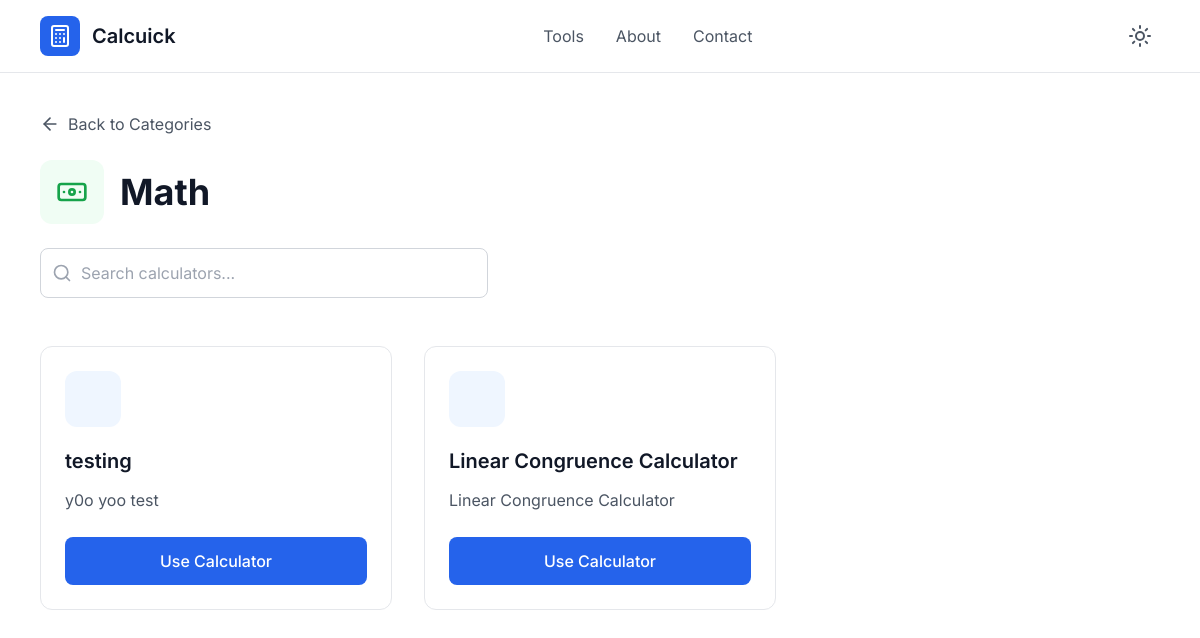
/category/Math/, run on an earlier commit of the app's database.
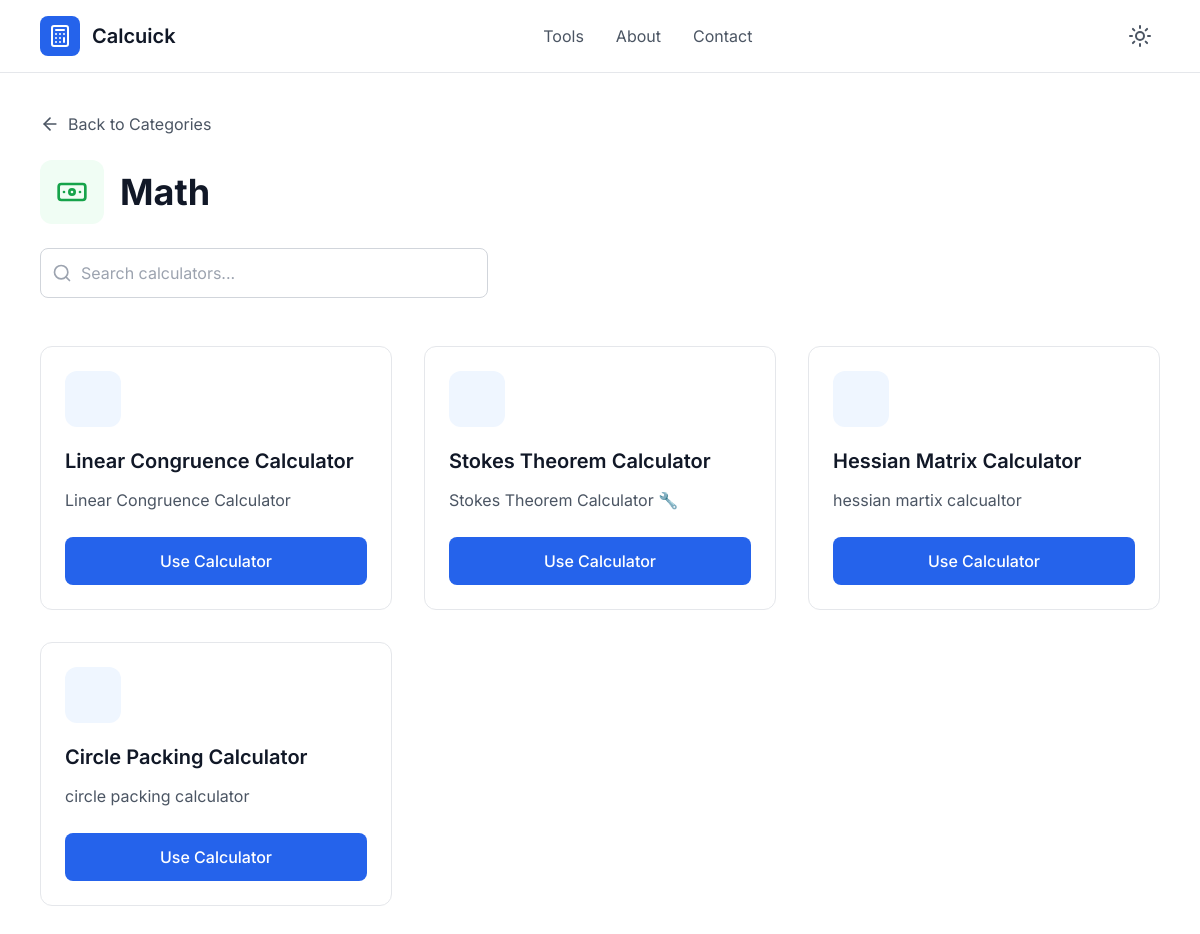
And on a later commit of the database.
### calculators/models.py (models this page shows, shortened)
class Calculator(models.Model):
    category = models.ForeignKey(Category, on_delete=models.CASCADE, related_name='calculators')
    name = models.CharField(max_length=150)
    slug = models.SlugField(unique=True)
    description = models.TextField(blank=True)

### calculators/views.py (the view)
# urls.py: path('category/<slug:slug>/', views.calculator_list, name='calculator_list'),
def calculator_list(request, slug):
    category = get_object_or_404(Category, name=slug)
    calculators = category.calculators.all()
    return render(request, 'calculators/calculator_list.html', {'category': category, 'calculators': calculators})

### calculators/templates/calculators/calculator_list.html (shortened to what this page needs)
{% extends 'base.html' %}
{% block body %}
    <main class="max-w-6xl mx-auto px-4 py-8">
        <div class="mb-6">
            <button onclick="window.history.back()" class="flex items-center space-x-2 text-gray-600 dark:text-gray-300 hover:text-gray-900 dark:hover:text-white transition-colors">
                <i data-lucide="arrow-left" class="w-5 h-5"></i>
                <span>Back to Categories</span>
            </button>
        </div>
        <div class="mb-12">
            <div class="flex items-center space-x-4 mb-6">
                <div class="w-16 h-16 bg-green-50 dark:bg-green-900/30 rounded-xl flex items-center justify-center">
                    <i data-lucide="banknote" class="w-8 h-8 text-green-600 dark:text-green-400"></i>
                </div>
                <div>
                    <h1 class="text-3xl md:text-4xl font-bold text-gray-900 dark:text-white">{{ category.name }}</h1>
                </div>
            </div>
            <div class="max-w-md">
                <div class="relative">
                    <i data-lucide="search" class="absolute left-3 top-1/2 transform -translate-y-1/2 w-5 h-5 text-gray-400"></i>
                    <input type="text" id="search-input" placeholder="Search calculators..." class="w-full pl-10 pr-4 py-3 border border-gray-300 dark:border-gray-600 rounded-lg bg-white dark:bg-gray-800 text-gray-900 dark:text-white focus:outline-none focus:ring-2 focus:ring-blue-500 focus:border-transparent">
                </div>
            </div>
        </div>
        <div id="calculators-grid" class="grid grid-cols-1 md:grid-cols-2 lg:grid-cols-3 gap-8">
          {% for calculator in calculators %}
          <a href="{% url 'calculator_detail' calculator.slug %}">
            <div class="calculator-card bg-white dark:bg-gray-800 border border-gray-200 dark:border-gray-700 rounded-xl p-6 hover:shadow-lg hover:border-blue-300 dark:hover:border-blue-600 transition-all duration-300 group" data-name="loan calculator">
                <div class="w-14 h-14 bg-blue-50 dark:bg-blue-900/30 rounded-xl flex items-center justify-center mb-5 group-hover:bg-blue-100 dark:group-hover:bg-blue-900/50 transition-colors">
                    <i data-lucide="{{calculator.icon}}" class="w-7 h-7 text-blue-600 dark:text-blue-400"></i>
                </div>
                <h3 class="text-xl font-semibold text-gray-900 dark:text-white mb-3">{{calculator.name}}</h3>
                <p class="text-gray-600 dark:text-gray-300 mb-6 leading-relaxed">{{calculator.description}}</p>
                <button class="w-full bg-blue-600 hover:bg-blue-700 text-white py-3 rounded-lg font-medium transition-colors duration-200">
                    Use Calculator
                </button>
            </div>
          </a>
          {% endfor %}
        </div>
    </main>
{% endblock %}

What changed in the data, as far as the page shows it:
removed Calculator: name "testing", description "y0o yoo test"
added Calculator: name "Stokes Theorem Calculator", description "Stokes Theorem Calculator 🔧"
added Calculator: name "Hessian Matrix Calculator", description "hessian martix calcualtor"
added Calculator: name "Circle Packing Calculator", description "circle packing calculator"
